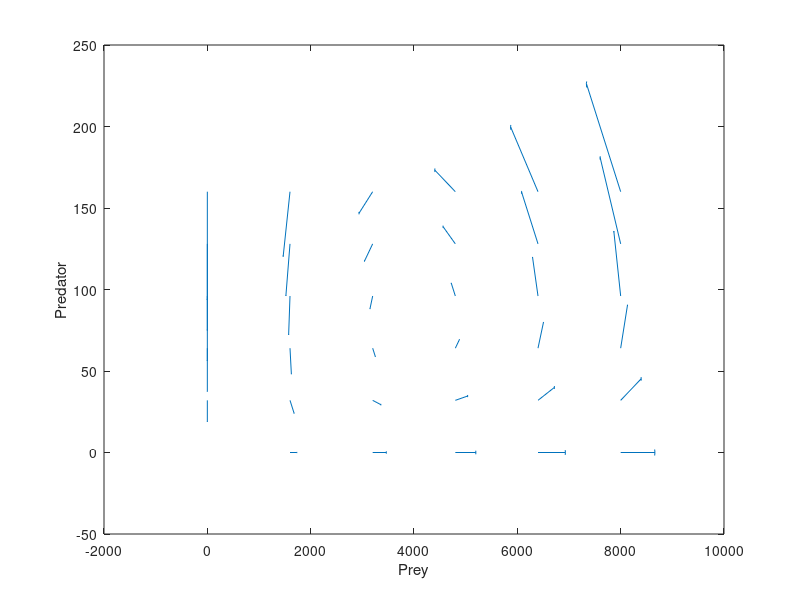

Here is the MATLAB script that generated this plot:
%velocity field exercise
%purpose: To draw velocity field 
%initalization with parameters
alpha=0.04;
beta=0.2;
gamma=5e-4;
epsilon=0.1;
%purpose: define some max's on a grid
max_U= 8000;
max_V= 160;
N=5;
range_U=0:(max_U/N):max_U; %vector of length 6(6 ticks), lines 9 and 10 equivalent
range_V=linspace(0, max_V, N+1); %generates the fixed number of ticks
[UU, VV]=meshgrid(range_U, range_V); %meshgrid: setting things up, generates two template matrices for the velocities

vel_U=(alpha.*UU)-(gamma.*UU.*VV); %horizontal velocity 
vel_V=(epsilon.*gamma.*UU.*VV)-(beta.*VV); %vertical velocity

disp([UU, VV])
disp(vel_U);
disp(vel_V);

h=quiver(range_U,range_V,vel_U,vel_V,0.5); %last param: size of arrows

set(h, "maxheadsize", 0.005);
xlabel("Prey");
ylabel("Predator");